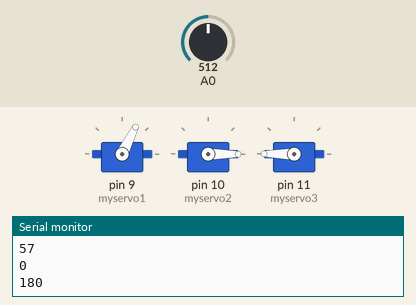
Recording of a sketch running on a simulated Arduino Uno, built with avr-gcc and run on an emulated ATmega328P. On the bench: 3 × servo, the last lines printed to the serial monitor. The inputs (shaded band) are chosen by the test bench; at power-on: A0 = 512. Random numbers use the default seed unless the sketch sets one.

Above: at 1.28 s.
1.3 s: A0 set to 716
At 1.65 s:
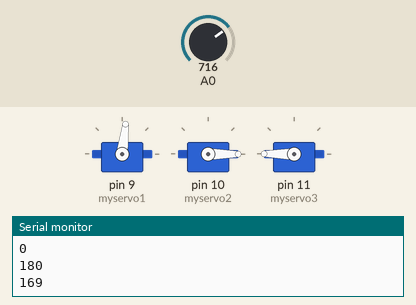
At 4.16 s:
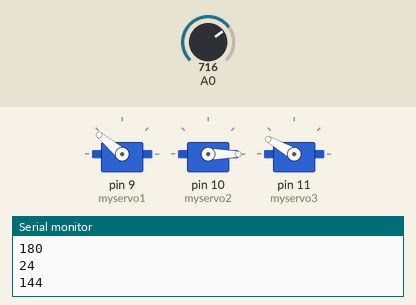
4.3 s: A0 set to 900
At 4.46 s:
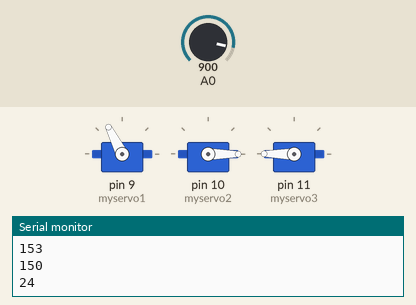
7.3 s: A0 set to 181
At 8.01 s:
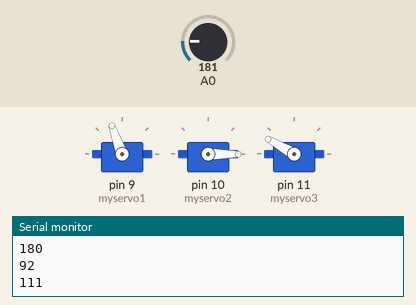
10.3 s: A0 set to 163
11.8 s: A0 set to 1023
14.8 s: A0 set to 122
Timing chart, 0 to 17.6 s (numbered marks = the images above; inputs shaded):
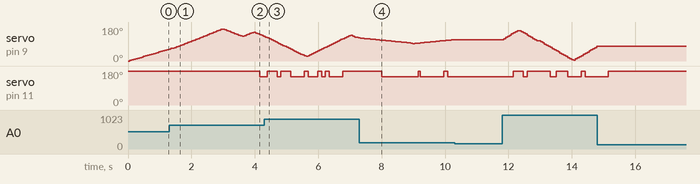

The sketch:

DragonSBG.ino
```cpp
#include <Servo.h>
Servo myservo1;
Servo myservo2;
Servo myservo3;
int x=0;
int y=0;
int z=180;
int posx=0;
int posy=0;
int posz=0;
int z2=180;
int u=0;
int v=0;

void setup() {

    Serial.begin(9600);
    pinMode(A5,INPUT_PULLUP);
myservo1.attach(9);
myservo2.attach(10);
myservo3.attach(11);
}

void loop() {

u=map(analogRead(A0),0,1023,0,6);

if(z2<posz-3){
  z2=z2+u+1;
}
else if (z2>posz+3){
  z2=z2-u-1;
}
else{
  int ran=random(0,2);
  z=(map(ran,0,1,150,180));
  digitalWrite(13,!ran);
  posz=random(130,180);
}


if(x<posx-3){
  x=x+u;
}
else if (x>posx+3){
  x=x-u;
}
else{
  x=posx;
  posx=random(0,180);
}
myservo1.write(x);
myservo2.write(y);
myservo3.write(z);


delay(60);
Serial.println();
Serial.println(posx);
Serial.println(x);
Serial.println(posz);
Serial.println(z);

}
```

Measured:
- after the input at 1.3 s, servo on pin 11 (myservo3): 180° → 150° after 2.9 s
